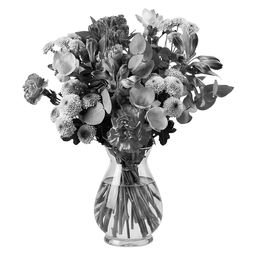
#> input picture zestaw3/zad4/kwiatki.png, 256 x 256 px, shrunk from 1024 x 1024 before the run, found by its file name
$ python otsu.py
#> lines starting #> are read from the running program, lines starting #| are printed output that depends on the picture; after the words box and inside, x2 and y2 are one past the last pixel; in counts of white or black regions, pixels touching at a corner belong together
#!/usr/bin/env python3
"""
Zadanie 4: Binaryzacja histogramu - metoda Otsu
(a) Progowanie globalne Otsu
(b) Iteracyjne trójklasowe progowanie Otsu z warunkiem Δ < 2
(c) Progowanie lokalne Otsu w oknie 11×11 (symetryczne odbicie na brzegach)
"""
import os
import sys
import numpy as np
from PIL import Image


def load_gray(path):
    img = Image.open(path).convert('L')
    return np.asarray(img, dtype=np.uint8)


def save_binary(arr, path):
    """Save binary image (0 or 255)."""
    a = np.asarray(arr, dtype=np.uint8)
    Image.fromarray(a, mode='L').save(path)


def otsu_threshold(gray):
    """
    Compute Otsu's threshold for grayscale image.
    Returns optimal threshold T (0-255).
    """
    hist, _ = np.histogram(gray.flatten(), bins=256, range=(0, 256))
    total = gray.size

    # Normalizuj histogram (prawdopodobieństwa)
    hist = hist.astype(np.float64) / total

    #累積 sum i mean
    cum_sum = np.cumsum(hist)
    cum_mean = np.cumsum(hist * np.arange(256))
    global_mean = cum_mean[-1]

    # Between-class variance dla każdego możliwego progu
    w0 = cum_sum
    w1 = 1.0 - w0

    # Unikaj dzielenia przez zero
    mean0 = np.zeros(256)
    mean1 = np.zeros(256)

    mask0 = w0 > 0
    mask1 = w1 > 0

    mean0[mask0] = cum_mean[mask0] / w0[mask0]
    mean1[mask1] = (global_mean - cum_mean[mask1]) / w1[mask1]

    # Between-class variance
    var_between = w0 * w1 * (mean0 - mean1) ** 2

    # Znajdź prog maksymalizujący wariancję międzyklasową
    threshold = np.argmax(var_between)
    return int(threshold)


def apply_threshold(gray, T):
    """Apply binary threshold: pixel >= T -> 255, else 0."""
    binary = np.where(gray >= T, 255, 0).astype(np.uint8)
    return binary


def otsu_three_class_iterative(gray, delta_threshold=2):
    """
    Iteracyjne trójklasowe progowanie Otsu.
    Dzieli obraz na 3 klasy: ciemne, średnie, jasne.
    Iteruje aż różnica progów między iteracjami < delta_threshold.

    Zwraca tuple (T1, T2, result_image) gdzie:
    - T1: próg między klasą ciemną a średnią
    - T2: próg między klasą średnią a jasną
    - result_image: obraz z wartościami 0 (ciemna), 128 (średnia), 255 (jasna)
    """
    # Inicjalizacja progów (1/3 i 2/3 zakresu)
    T1_old, T2_old = 85, 170
    max_iter = 100

    for iteration in range(max_iter):
        # Podziel na 3 klasy
        class0 = gray[gray < T1_old]           # ciemna
        class1 = gray[(gray >= T1_old) & (gray < T2_old)]  # średnia
        class2 = gray[gray >= T2_old]          # jasna

        # Oblicz nowe progi jako średnie między średnimi klas
        if len(class0) > 0 and len(class1) > 0:
            mean0 = np.mean(class0)
            mean1 = np.mean(class1)
            T1_new = int((mean0 + mean1) / 2)
        else:
            T1_new = T1_old

        if len(class1) > 0 and len(class2) > 0:
            mean1 = np.mean(class1)
            mean2 = np.mean(class2)
            T2_new = int((mean1 + mean2) / 2)
        else:
            T2_new = T2_old

        # Sprawdź warunek stopu
        delta = max(abs(T1_new - T1_old), abs(T2_new - T2_old))
        if delta < delta_threshold:
            T1_old, T2_old = T1_new, T2_new
            break

        T1_old, T2_old = T1_new, T2_new

    # Utwórz obraz wynikowy z 3 poziomami
    result = np.zeros_like(gray, dtype=np.uint8)
    result[gray < T1_old] = 0
    result[(gray >= T1_old) & (gray < T2_old)] = 128
    result[gray >= T2_old] = 255

    return T1_old, T2_old, result


def otsu_local(gray, window_size=11):
    """
    Lokalne progowanie Otsu w oknie window_size×window_size.
    Symetryczne odbicie na brzegach (np.pad mode='reflect').
    """
    h, w = gray.shape
    half = window_size // 2

    # Padding symetryczny
    padded = np.pad(gray, pad_width=half, mode='reflect')

    result = np.zeros_like(gray, dtype=np.uint8)

    for y in range(h):
        for x in range(w):
            # Wytnij lokalne okno (współrzędne w padded)
            window = padded[y:y+window_size, x:x+window_size]

            # Oblicz lokalny próg Otsu
            T_local = otsu_threshold(window)

            # Zastosuj próg do centralnego piksela
            result[y, x] = 255 if gray[y, x] >= T_local else 0

    return result


def main():
    folder = os.path.dirname(os.path.abspath(__file__))
    img_path = os.path.join(folder, '..', 'kwiatki.png')

    if not os.path.exists(img_path):
        print(f'Brak pliku: {img_path}')
        return 1

    gray = load_gray(img_path)
#> in load_gray, img is the input picture: PIL image 256x256 L; min 0, max 255, mean 206.3
    print(f'Wczytano obraz: {gray.shape}')
#| Wczytano obraz: (256, 256)

    # (a) Globalne Otsu
    T_global = otsu_threshold(gray)
#> in otsu_threshold, `hist, _ = np.histogram(gray.flatten(), bins=256, range=(0, 256))`: hist = 256 values, max 40462 at index 255, min 15 at index 1, mean 256
#> in otsu_threshold, `hist = hist.astype(np.float64) / total`: hist = 256 values, max 0.617 at index 255, min 0.000229 at index 1, mean 0.00391
#> in otsu_threshold, `cum_sum = np.cumsum(hist)`: cum_sum = 256 values from 0.000793 to 1
#> in otsu_threshold, `cum_mean = np.cumsum(hist * np.arange(256))`: cum_mean = 256 values from 0 to 206.3
#> in otsu_threshold, `global_mean = cum_mean[-1]`: global_mean = 206.3
#> in otsu_threshold, `w0 = cum_sum`: w0 = 256 values from 0.000793 to 1
#> in otsu_threshold, `w1 = 1.0 - w0`: w1 = 256 values, max 0.999 at index 0, min 0 at index 255, mean 0.806
#> in otsu_threshold, `var_between = w0 * w1 * (mean0 - mean1) ** 2`: var_between = 256 values, max 4728 at index 170, min 0 at index 255, mean 3342.2
#> in otsu_threshold, `threshold = np.argmax(var_between)`: threshold = 170
#> T_global = 170
    binary_global = apply_threshold(gray, T_global)
#> in apply_threshold, `binary = np.where(gray >= T, 255, 0).astype(np.uint8)`:
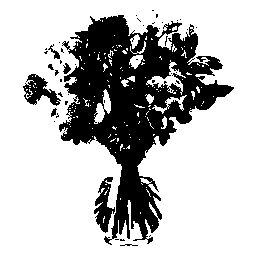
#> binary: shape (256, 256); 73.2% white; 44 black regions (36 under 20 px), largest, box (x1, y1, x2, y2) and area: (59, 15, 234, 245) 16105, (23, 74, 61, 106) 573, (94, 177, 115, 233) 573
    save_binary(binary_global, os.path.join(folder, 'kwiatki_otsu_global.png'))
    print(f'(a) Globalne Otsu: T = {T_global}')
#| (a) Globalne Otsu: T = 170

    # (b) Trójklasowe iteracyjne Otsu
    T1, T2, three_class = otsu_three_class_iterative(gray, delta_threshold=2)
#> the loop in otsu_three_class_iterative, `for iteration in range(max_iter):` made 7 passes
#> (mean0, mean1, T1_new, mean2, T2_new, delta) on passes 1 to 7: (52.56, 124.2, 88, 247.9, 186, 16), (54.36, 133.6, 93, 250.4, 192, 6), (57.29, 139.5, 98, 251.3, 195, 5), (60.03, 143.9, 101, 251.6, 197, 3), (61.47, 146.4, 103, 251.8, 199, 2), (62.48, 148.4, 105, 252.1, 200, 2), (63.35, 149.9, 106, 252.2, 201, 1)
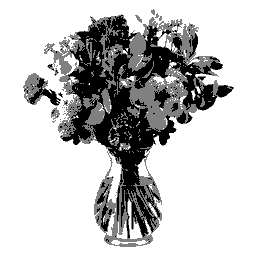
#> three_class: shape (256, 256); min 0, max 255, mean 194.3
#> T1 = 106; T2 = 201
    save_binary(three_class, os.path.join(folder, 'kwiatki_otsu_3class.png'))
    print(f'(b) Trójklasowe Otsu: T1 = {T1}, T2 = {T2}')
#| (b) Trójklasowe Otsu: T1 = 106, T2 = 201

    # (c) Lokalne Otsu 11×11
    print('(c) Lokalne Otsu 11×11: przetwarzanie (może zająć chwilę)...')
    binary_local = otsu_local(gray, window_size=11)
#> in otsu_local, `padded = np.pad(gray, pad_width=half, mode='reflect')`:
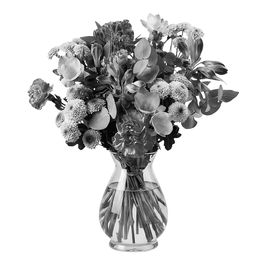
#> padded: shape (266, 266); min 0, max 255, mean 209.9
#> after the loop in otsu_local, `for y in range(h):`:
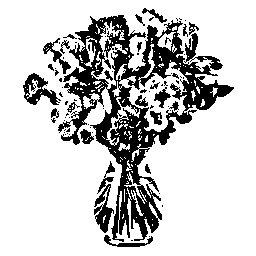
#> result: shape (256, 256); 79% white; 78 black regions (54 under 20 px), largest, box (x1, y1, x2, y2) and area: (58, 15, 234, 242) 10911, (94, 161, 115, 233) 581, (23, 73, 61, 105) 527
    save_binary(binary_local, os.path.join(folder, 'kwiatki_otsu_local11x11.png'))
    print('(c) Lokalne Otsu 11×11: gotowe')

    print('\nZakończono progowanie Otsu dla kwiatki.png')
    return 0


if __name__ == '__main__':
    sys.exit(main())
#> (the program exits here)
